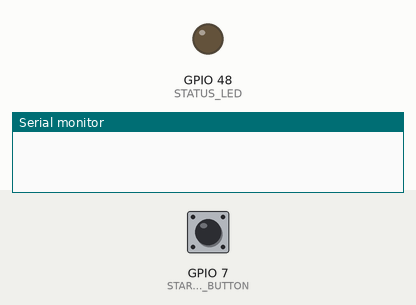
Simulated run of this sketch. Board: ESP32-S3. On the bench: output pins drawn as LEDs (lit = HIGH), the last lines printed to the serial monitor. Inputs (shaded band) come from the test bench; at power-on: GPIO 7 (START_STOP_BUTTON) HIGH. EEPROM starts erased.

Above: at 1.2 s.
1.3 s: GPIO 7 (START_STOP_BUTTON) pulled LOW for 0.15 s
At 2.5 s:
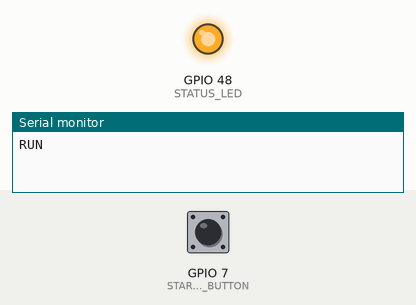
2.9 s: GPIO 7 (START_STOP_BUTTON) pulled LOW for 1 s
At 3.9 s:
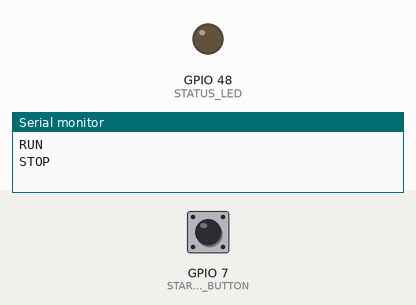
5.4 s: GPIO 7 (START_STOP_BUTTON) pulled LOW for 3.2 s
At 5.7 s:
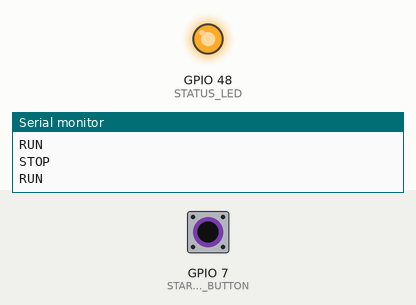
Timing chart, 0 to 8.4 s (numbered marks = the images above; inputs shaded):
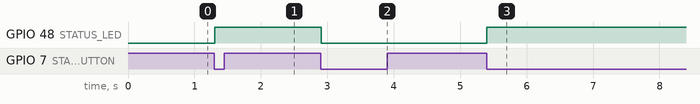

Measured:
- after the input at 1.3 s, GPIO 48 (STATUS_LED): LOW → HIGH at once
- after the input at 2.9 s, GPIO 48 (STATUS_LED): HIGH → LOW at once
- after the input at 5.4 s, GPIO 48 (STATUS_LED): LOW → HIGH at once

The sketch:

startstop.ino
```cpp
/* Start/Stop Interrupt Controller */

#include <Arduino.h>
#include <Preferences.h>

Preferences prefs;

const int START_STOP_BUTTON = 7;
const int STATUS_LED = LED_BUILTIN;

volatile bool toggleRequest = false;
unsigned long lastISR = 0;

// ===== ISR =====
void IRAM_ATTR onButtonPress() {
  unsigned long now = millis();
  if(now - lastISR > 200){   // debounce
    toggleRequest = true;
    lastISR = now;
  }
}

void setup() {
  Serial.begin(115200);
  prefs.begin("MEM", false);

  pinMode(START_STOP_BUTTON, INPUT_PULLUP);
  pinMode(STATUS_LED, OUTPUT);

  attachInterrupt(
    digitalPinToInterrupt(START_STOP_BUTTON),
    onButtonPress,
    FALLING
  );
}

void loop() {

  if(toggleRequest){
    toggleRequest = false;

    bool run = prefs.getBool("run", false);
    run = !run;
    prefs.putBool("run", run);

    digitalWrite(STATUS_LED, run);
    Serial.println(run ? "RUN" : "STOP");
  }

  delay(10);
}
```
